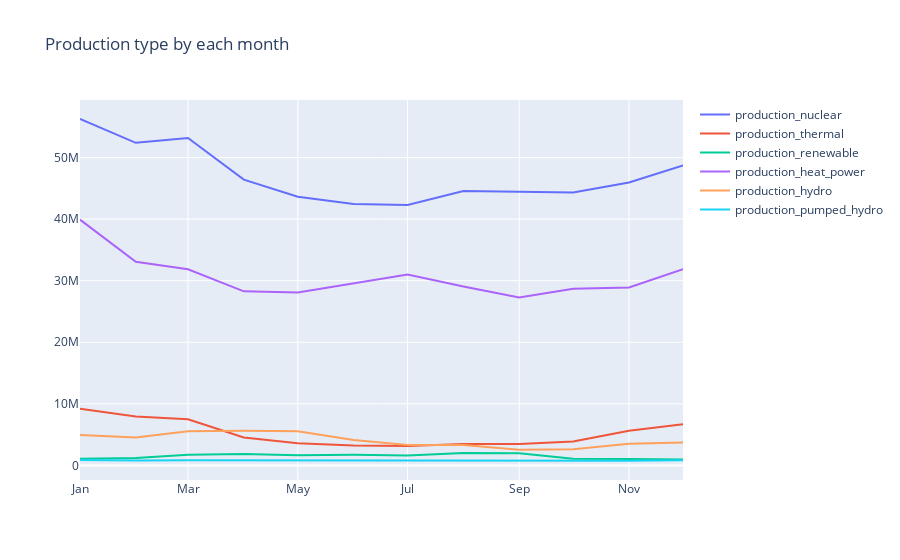

The cell this chart's notebook holds for it:
### Code cell
fig = go.Figure()
fig.add_trace(go.Scatter(x=inner_df.datetime, y=inner_df.production_nuclear,
                    mode='lines',
                    name='production_nuclear'))
fig.add_trace(go.Scatter(x=inner_df.datetime, y=inner_df.production_thermal,
                    mode='lines',
                    name='production_thermal'))
fig.add_trace(go.Scatter(x=inner_df.datetime, y=inner_df.production_renewable,
                    mode='lines',
                    name='production_renewable'))
fig.add_trace(go.Scatter(x=inner_df.datetime, y=inner_df.production_heat_power,
                    mode='lines',
                    name='production_heat_power'))
fig.add_trace(go.Scatter(x=inner_df.datetime, y=inner_df.production_hydro,
                    mode='lines',
                    name='production_hydro'))
fig.add_trace(go.Scatter(x=inner_df.datetime, y=inner_df.production_pumped_hydro,
                    mode='lines',
                    name='production_pumped_hydro'))
fig.update_layout(
    title="Production type by each month",
    xaxis=dict(tickformat="%b")
)
fig.show()

### Figure 1 — Plotly figure (JSON) as saved in the notebook; plotly's stock layout.template omitted (floating-point values rounded to 4 significant figures)
{"data": [{"mode": "lines", "name": "production_nuclear", "type": "scatter", "x": ["2020-01-01T00:00:00", "2020-02-01T00:00:00", "2020-03-01T00:00:00", "2020-04-01T00:00:00", "2020-05-01T00:00:00", "2020-06-01T00:00:00", "2020-07-01T00:00:00", "2020-08-01T00:00:00", "2020-09-01T00:00:00", "2020-10-01T00:00:00", "2020-11-01T00:00:00", "2020-12-01T00:00:00"], "y": [56265299, 52392247, 53187750, 46416361, 43650751, 42446641, 42288609, 44574138, 44430911, 44336353, 45966675, 48733210]}, {"mode": "lines", "name": "production_thermal", "type": "scatter", "x": ["2020-01-01T00:00:00", "2020-02-01T00:00:00", "2020-03-01T00:00:00", "2020-04-01T00:00:00", "2020-05-01T00:00:00", "2020-06-01T00:00:00", "2020-07-01T00:00:00", "2020-08-01T00:00:00", "2020-09-01T00:00:00", "2020-10-01T00:00:00", "2020-11-01T00:00:00", "2020-12-01T00:00:00"], "y": [9185843, 7958021, 7498757, 4548427, 3595011, 3221670, 3165536, 3460020, 3497411, 3868434, 5623207, 6699828]}, {"mode": "lines", "name": "production_renewable", "type": "scatter", "x": ["2020-01-01T00:00:00", "2020-02-01T00:00:00", "2020-03-01T00:00:00", "2020-04-01T00:00:00", "2020-05-01T00:00:00", "2020-06-01T00:00:00", "2020-07-01T00:00:00", "2020-08-01T00:00:00", "2020-09-01T00:00:00", "2020-10-01T00:00:00", "2020-11-01T00:00:00", "2020-12-01T00:00:00"], "y": [1086047, 1218674, 1740237, 1837050, 1631507, 1712158, 1628996, 2033783, 1969128, 1090374, 1026606, 940697]}, {"mode": "lines", "name": "production_heat_power", "type": "scatter", "x": ["2020-01-01T00:00:00", "2020-02-01T00:00:00", "2020-03-01T00:00:00", "2020-04-01T00:00:00", "2020-05-01T00:00:00", "2020-06-01T00:00:00", "2020-07-01T00:00:00", "2020-08-01T00:00:00", "2020-09-01T00:00:00", "2020-10-01T00:00:00", "2020-11-01T00:00:00", "2020-12-01T00:00:00"], "y": [39917972, 33078687, 31851918, 28278488, 28102954, 29568692, 31004919, 29049677, 27256394, 28698944, 28916836, 31875174]}, {"mode": "lines", "name": "production_hydro", "type": "scatter", "x": ["2020-01-01T00:00:00", "2020-02-01T00:00:00", "2020-03-01T00:00:00", "2020-04-01T00:00:00", "2020-05-01T00:00:00", "2020-06-01T00:00:00", "2020-07-01T00:00:00", "2020-08-01T00:00:00", "2020-09-01T00:00:00", "2020-10-01T00:00:00", "2020-11-01T00:00:00", "2020-12-01T00:00:00"], "y": [4922716, 4546777, 5549734, 5615015, 5540546, 4113895, 3324951, 3310961, 2564533, 2630704, 3515568, 3720231]}, {"mode": "lines", "name": "production_pumped_hydro", "type": "scatter", "x": ["2020-01-01T00:00:00", "2020-02-01T00:00:00", "2020-03-01T00:00:00", "2020-04-01T00:00:00", "2020-05-01T00:00:00", "2020-06-01T00:00:00", "2020-07-01T00:00:00", "2020-08-01T00:00:00", "2020-09-01T00:00:00", "2020-10-01T00:00:00", "2020-11-01T00:00:00", "2020-12-01T00:00:00"], "y": [898764, 807675, 853406, 835396, 826302, 810981, 717026, 736400, 768746, 744526, 761434, 848182]}], "layout": {"autosize": true, "title": {"text": "Production type by each month"}, "xaxis": {"autorange": true, "range": ["2020-01-01", "2020-12-01"], "tickformat": "%b", "type": "date"}, "yaxis": {"autorange": true, "range": [-2369000.0, 59350000.0], "type": "linear"}}}
